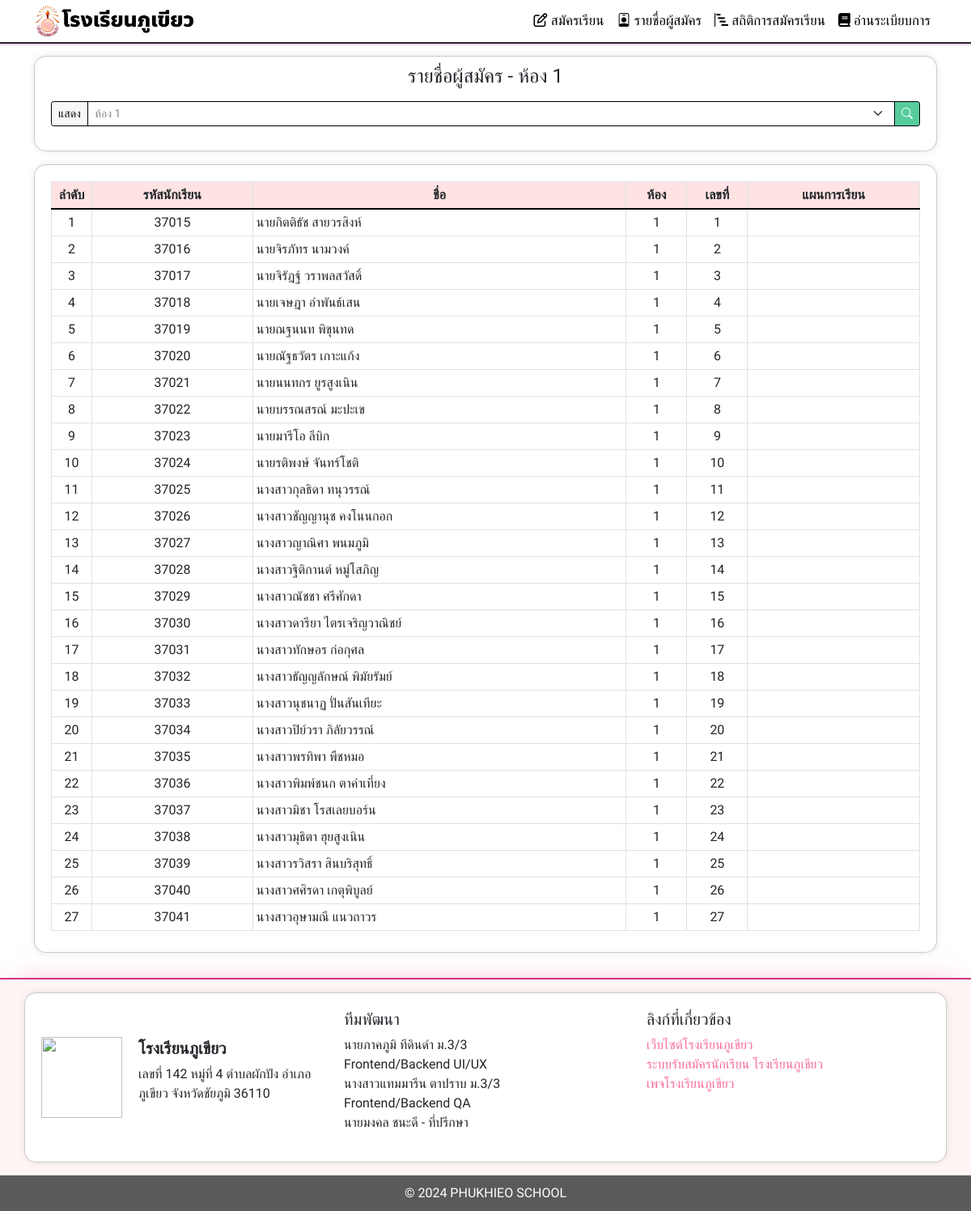
/students.php?room=1, run on the app's committed database.
### tables this page shows
CREATE TABLE `students` (
  `id` int(11) NOT NULL,
  `student_id` varchar(255) NOT NULL,
  `cid` varchar(255) NOT NULL,
  `name` varchar(255) NOT NULL,
  `room` varchar(255) NOT NULL,
  `student_number` varchar(255) NOT NULL,
  `plan` text NOT NULL,
  `grade` int(11) NOT NULL,
  `math` int(11) NOT NULL,
  `sci` int(11) NOT NULL,
  `zero` int(11) NOT NULL,
  `point` int(255) NOT NULL
);

### students.php (the view, shortened to what this page needs)
<?php
require 'helper/server/db.php';
$selectedRoom = isset($_GET['room']) ? $_GET['room'] : '';
$roomPrefix = ($selectedRoom !== '') ? "ห้อง $selectedRoom" : "ทุกห้อง";
$sql = "SELECT * FROM students";
if (!empty($selectedRoom) && $selectedRoom !== 'all') {
    $sql .= " WHERE room = ?";
    $stmt = $conn->prepare($sql);
    $stmt->bind_param("s", $selectedRoom);
    $stmt->execute();
    $result = $stmt->get_result();
} else {
    $result = $conn->query($sql);
}
?>
<!DOCTYPE html>
<html lang="en">
<head>
    <link rel="stylesheet" href="helper/bootstrap/css/bootstrap.min.css">
    <link rel="stylesheet" href="https://unpkg.com/aos@2.3.1/dist/aos.css">
    <link rel="stylesheet" href="https://cdn.jsdelivr.net/npm/bootstrap-icons@1.11.2/font/bootstrap-icons.min.css">
    <link rel="stylesheet" href="helper/style.css">
</head>
<body style="font-family: Prompt, sans-serif;">
    <?php require 'helper/source/header.php' ?>
    <main>
        <div class="container">
            <div class="card-background mb-3" style="padding-top: 10px;" data-aos="zoom-in" data-aos-delay="150" data-aos-duration="1000">
                <h4 class="text-center mb-3">รายชื่อผู้สมัคร - <?php echo  $roomPrefix; ?></h4>
                <form class="d-xl-flex justify-content-xl-center" style="margin-bottom: 10px;" method="get">
                <div class="input-group input-group-sm d-flex d-xl-flex justify-content-end justify-content-xl-end"><span class="input-group-text" style="color: rgb(13,12,12);border-color: rgb(0,0,0); background-color: #f7f7f9;">แสดง</span>
                    <select class="form-select" required="" style="border-color: rgb(0,0,0); color: #888;" name="room">
                        <?php for ($roomNumber = 1; $roomNumber <= 12; $roomNumber++): ?>
                            <option value="<?php echo $roomNumber; ?>" <?php echo ($selectedRoom === (string)$roomNumber) ? 'selected' : ''; ?>>
                                ห้อง <?php echo $roomNumber; ?>
                            </option>
                        <?php endfor; ?>
                    </select>
                    <button class="btn btn-primary" type="submit" style="border-color: rgb(0,0,0);"><i class="bi bi-search"></i></button>
                </div>
            </form>
            </div>
            <div class="table-responsive card-background" style="padding-bottom: 10px;" data-aos="zoom-in" data-aos-delay="100" data-aos-duration="1000">
                <table class="table table-sm table-bordered">
                    <thead>
                        <tr class="text-center text-dark" style="background: #ffe3e3;border-bottom: 2px solid rgb(0,0,0);">
                            <th style="width: 50px;">ลำดับ</th>
                            <th>รหัสนักเรียน</th>
                            <th>ชื่อ</th>
                            <th style="width: 75px;">ห้อง</th>
                            <th style="width: 75px;">เลขที่</th>
                            <th>แผนการเรียน</th>
                        </tr>
                    </thead>
                    <?php $i = 1; while($row = $result->fetch_assoc()): ?>
                    <tbody>
                        <tr class="text-black">
                            <td class="text-center"><?php echo $i; ?></td>
                            <td class="text-center"><?php echo $row['student_id'];?></td>
                            <td><?php echo $row['name'];?></td>
                            <td class="text-center"><?php echo $row['room'];?></td>
                            <td class="text-center"><?php echo $row['student_number'];?></td>
                            <td><?php echo $row['plan'];?></td>
                        </tr>
                    </tbody>
                    <?php $i++; endwhile; ?>
                </table>
            </div>
        </div>
    </main>
    <?php require 'helper/source/footer.php' ?>
    <?php require 'helper/source/script.php' ?>
</body>
</html>

### helper/style.css (style rules this page uses)
body { position: relative; font-family: 'Prompt', sans-serif; }
main { padding: 15px 0; }
.btn-primary { background-color: #56cc9d; }
.card-background { background-color: #ffffff; padding: 20px; border: 1px solid rgba(0, 0, 0, 0.2); border-radius: 15px; box-shadow: 0 0 10px rgba(0, 0, 0, 0.1); }

### data on the page
students: student "37015", name "นายกิตติธัช สายวรสิงห์", room "1", student_number "1"
students: student "37016", name "นายจิรภัทร นามวงค์", room "1", student_number "2"
students: student "37017", name "นายจิรัฎฐ์ วราพลสวัสดิ์", room "1", student_number "3"
students: student "37018", name "นายเจษฎา อำพันธ์เสน", room "1", student_number "4"
students: student "37019", name "นายณฐนนท พิขุนทด", room "1", student_number "5"
students: student "37020", name "นายณัฐธวัตร เกาะแก้ง", room "1", student_number "6"
students: student "37021", name "นายนนทกร ยูรสูงเนิน", room "1", student_number "7"
students: student "37022", name "นายบรรณสรณ์ มะปะเข", room "1", student_number "8"
students: student "37023", name "นายมารีโอ ลีบิก", room "1", student_number "9"
students: student "37024", name "นายรติพงษ์ จันทร์โชติ", room "1", student_number "10"
students: student "37025", name "นางสาวกุลธิดา ทนุวรรณ์", room "1", student_number "11"
students: student "37026", name "นางสาวชัญญานุช คงโนนกอก", room "1", student_number "12"
students: student "37027", name "นางสาวญาณิศา พนมภูมิ", room "1", student_number "13"
students: student "37028", name "นางสาวฐิติกานต์ หมู่โสภิญ", room "1", student_number "14"
students: student "37029", name "นางสาวณัชชา ศรีศักดา", room "1", student_number "15"
students: student "37030", name "นางสาวดารียา ไตรเจริญวาณิชย์", room "1", student_number "16"
students: student "37031", name "นางสาวทักษอร ก่อกุศล", room "1", student_number "17"
students: student "37032", name "นางสาวธัญญลักษณ์ พิมัยรัมย์", room "1", student_number "18"
students: student "37033", name "นางสาวนุชนาฏ ปั่นสันเทียะ", room "1", student_number "19"
students: student "37034", name "นางสาวปิย์วรา ภิลัยวรรณ์", room "1", student_number "20"
students: student "37035", name "นางสาวพรทิพา พืชหมอ", room "1", student_number "21"
students: student "37036", name "นางสาวพิมพ์ชนก ตาคำเที่ยง", room "1", student_number "22"
students: student "37037", name "นางสาวมิชา โรสเลยบอร์น", room "1", student_number "23"
students: student "37038", name "นางสาวมุธิตา ฮุยสูงเนิน", room "1", student_number "24"
students: student "37039", name "นางสาวรวิสรา สินบริสุทธิ์", room "1", student_number "25"
students: student "37040", name "นางสาวศศิรดา เกตุพิบูลย์", room "1", student_number "26"
students: student "37041", name "นางสาวอุษามณี แนวถาวร", room "1", student_number "27"

### other printed values
$roomPrefix "ห้อง 1"
